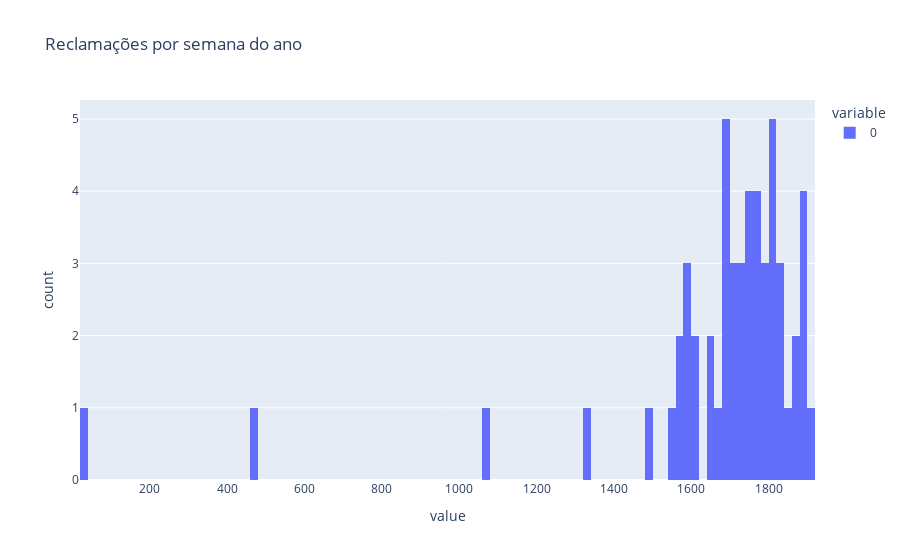
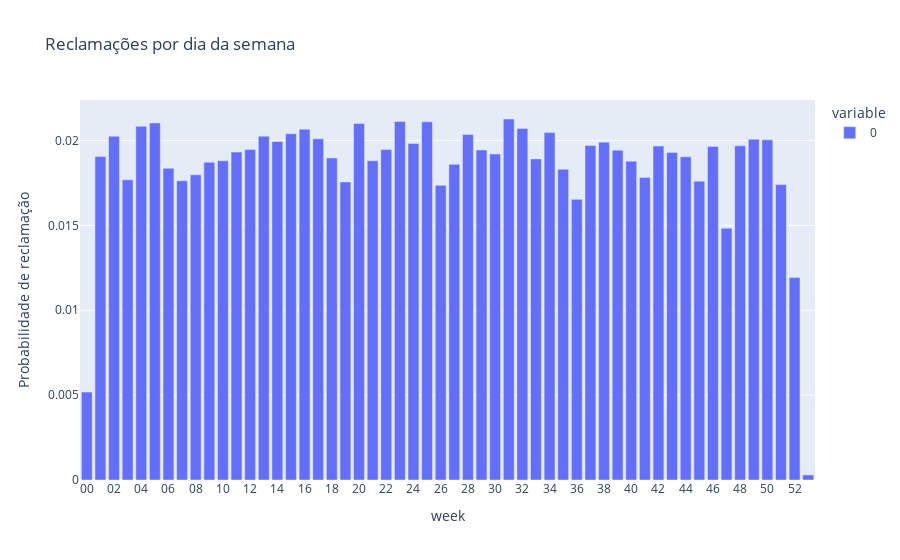

Here is the notebook cell these charts were saved with, in order:
### Code cell
data = df.groupby(['week']).size()

fig = px.histogram(data, title='Reclamações por semana do ano', nbins=100)
fig.show()

# faça um histograma de reclamações por dia da semana com a probabilidade de reclamação

data = df.groupby(['week']).size() / len(df)

fig = px.bar(data, title='Reclamações por dia da semana', labels={'value': 'Probabilidade de reclamação'})
fig.show()

### Figure 1 — Plotly figure (JSON) as saved in the notebook; plotly's stock layout.template omitted (floating-point values rounded to 4 significant figures)
{"data": [{"alignmentgroup": "True", "bingroup": "x", "hovertemplate": "variable=0<br>value=%{x}<br>count=%{y}<extra></extra>", "legendgroup": "0", "marker": {"color": "#636efa", "pattern": {"shape": ""}}, "name": "0", "nbinsx": 100, "offsetgroup": "0", "orientation": "v", "showlegend": true, "type": "histogram", "x": [465, 1711, 1819, 1588, 1871, 1889, 1649, 1583, 1615, 1681, 1689, 1735, 1749, 1819, 1791, 1832, 1856, 1805, 1704, 1577, 1886, 1689, 1749, 1897, 1781, 1895, 1559, 1670, 1828, 1746, 1725, 1910, 1860, 1699, 1838, 1644, 1485, 1770, 1787, 1745, 1687, 1601, 1767, 1733, 1710, 1581, 1765, 1332, 1768, 1803, 1800, 1563, 1072, 27], "xaxis": "x", "yaxis": "y"}], "layout": {"barmode": "relative", "legend": {"title": {"text": "variable"}, "tracegroupgap": 0}, "title": {"text": "Reclamações por semana do ano"}, "xaxis": {"anchor": "y", "domain": [0, 1], "title": {"text": "value"}}, "yaxis": {"anchor": "x", "domain": [0, 1], "title": {"text": "count"}}}}

### Figure 2 — Plotly figure (JSON) as saved in the notebook; plotly's stock layout.template omitted (floating-point values rounded to 4 significant figures)
{"data": [{"alignmentgroup": "True", "hovertemplate": "variable=0<br>week=%{x}<br>Probabilidade de reclamação=%{y}<extra></extra>", "legendgroup": "0", "marker": {"color": "#636efa", "pattern": {"shape": ""}}, "name": "0", "offsetgroup": "0", "orientation": "v", "showlegend": true, "textposition": "auto", "type": "bar", "x": ["00", "01", "02", "03", "04", "05", "06", "07", "08", "09", "10", "11", "12", "13", "14", "15", "16", "17", "18", "19", "20", "21", "22", "23", "24", "25", "26", "27", "28", "29", "30", "31", "32", "33", "34", "35", "36", "37", "38", "39", "40", "41", "42", "43", "44", "45", "46", "47", "48", "49", "50", "51", "52", "53"], "xaxis": "x", "y": [0.005178, 0.01905, 0.02026, 0.01768, 0.02084, 0.02104, 0.01836, 0.01763, 0.01798, 0.01872, 0.01881, 0.01932, 0.01948, 0.02026, 0.01994, 0.0204, 0.02067, 0.0201, 0.01898, 0.01756, 0.021, 0.01881, 0.01948, 0.02112, 0.01983, 0.0211, 0.01736, 0.0186, 0.02036, 0.01944, 0.01921, 0.02127, 0.02071, 0.01892, 0.02047, 0.01831, 0.01654, 0.01971, 0.0199, 0.01943, 0.01879, 0.01783, 0.01968, 0.0193, 0.01904, 0.01761, 0.01965, 0.01483, 0.01969, 0.02008, 0.02004, 0.01741, 0.01194, 0.0003007], "yaxis": "y"}], "layout": {"barmode": "relative", "legend": {"title": {"text": "variable"}, "tracegroupgap": 0}, "title": {"text": "Reclamações por dia da semana"}, "xaxis": {"anchor": "y", "domain": [0, 1], "title": {"text": "week"}}, "yaxis": {"anchor": "x", "domain": [0, 1], "title": {"text": "Probabilidade de reclamação"}}}}
